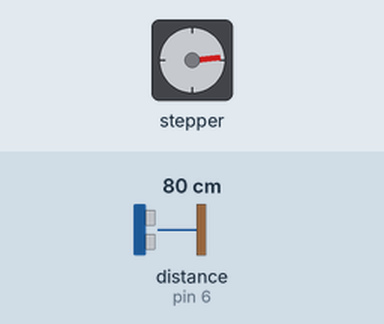
Bench run of a sketch on a simulated Arduino Uno, built with avr-gcc and run on an emulated ATmega328P. Parts: stepper motor. The test bench sets the inputs (shaded band); at power-on: distance to the obstacle (sensor on pin 6) 80 cm. The echo pulse lasts 58.3 µs per cm; stepper angles assume 200 steps per turn.

Above: at 1.2 s.
1.3 s: distance to the obstacle (sensor on pin 6) set to 2 cm
At 1.59 s:
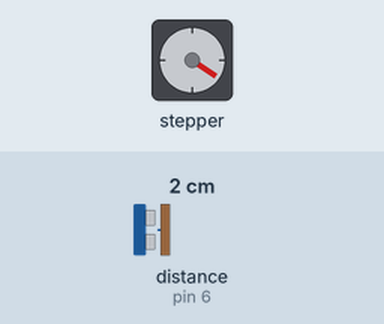
4.3 s: distance to the obstacle (sensor on pin 6) set to 18 cm
At 4.6 s:
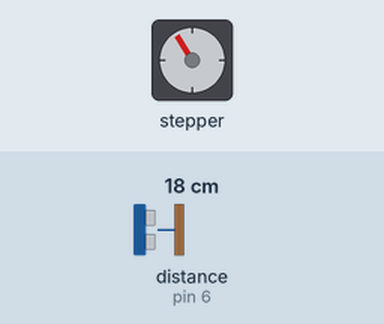
10.3 s: distance to the obstacle (sensor on pin 6) set to 60 cm
At 12.5 s:
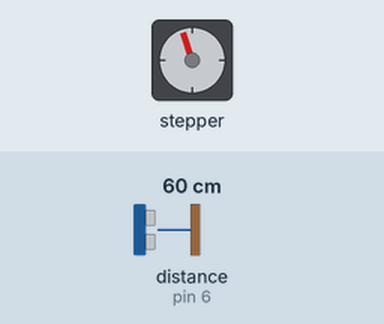
Timing chart, 0 to 14.0 s (numbered marks = the images above; inputs shaded):
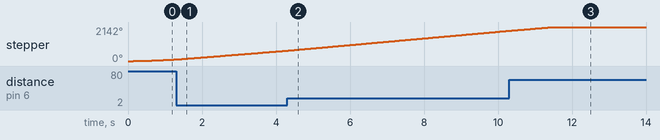

The sketch:

planB_base.ino
```cpp
/*
    Plan B
    Move stepper motor according to distance read
    from ultrasound
*/

#include <AccelStepper.h>
#include <Ultrasonic.h>

//////////////////////////////////////////////////////////////////
/////////////// el número que hay que modificar //////////////////
//////////////////////////////////////////////////////////////////

                       int maxSteps = 1850;

//////////////////////////////////////////////////////////////////
///////////// rango máximo de pasos para el motor ////////////////
//////////////////////////////////////////////////////////////////

boolean test = false;

// Define a stepper and the pins ~ 1 EN+ , 9 CLK+ , 8 CW+
AccelStepper stepper(1, 9, 8);

// Define an ultrasonic sensor ~ (Trig PIN 5,Echo PIN 6)
Ultrasonic ultrasonic(5, 6, 10000);

/* Variables de suavizado */
long soft;
int b = 200;   // estos 2 numeros deben ser iguales
int buf[200];  // buffer de suavizado
int count;

void setup() {
  // Stepper
  stepper.setSpeed(200);
  stepper.setMaxSpeed(300);
  stepper.setAcceleration(50);
  // stepper.setPinsInverted(true, false, false);

  /*
   *
   * void AccelStepper::setPinsInverted ( bool  directionInvert = false,
                                          bool  stepInvert = false,
                                          bool  enableInvert = false
                                         )

     [in]  directionInvert    True for inverted direction pin, false for non-inverted
     [in]  stepInvert         True for inverted step pin, false for non-inverted
     [in]  enableInvert       True for inverted enable pin, false (default) for non-inverted

   *
   *
   */

  // UltraSound
  pinMode(4, OUTPUT); // VCC pin
  pinMode(7, OUTPUT); // GND ping
  digitalWrite(4, HIGH); // VCC +5V mode
  digitalWrite(7, LOW);  // GND mode

  // if test init serial
  if (test) Serial.begin(115200);

  count = 0;
}

void loop() {
  // Read new position
  int distance = ultrasonic.Ranging(CM);

    buf[count] = distance;
    count ++;
    count %= b;
  long val = 0;

  for (int i = 0; i < b; i++) {
    val += buf[i];
  }

  soft = val / b;

  // int steps = round(map(distance, 0, 172, maxSteps, 0));

  int steps = round(map(soft, 10, 150, maxSteps, 0));
  steps = constrain(steps, 0, maxSteps);

  // Set stepper to mapped steps
  stepper.moveTo(steps);
  stepper.runSpeedToPosition();

  // if test then print values to serial
  if (test) {
    Serial.print(soft);
    Serial.print("cm   ");
    Serial.println(steps);
  }
}
```
